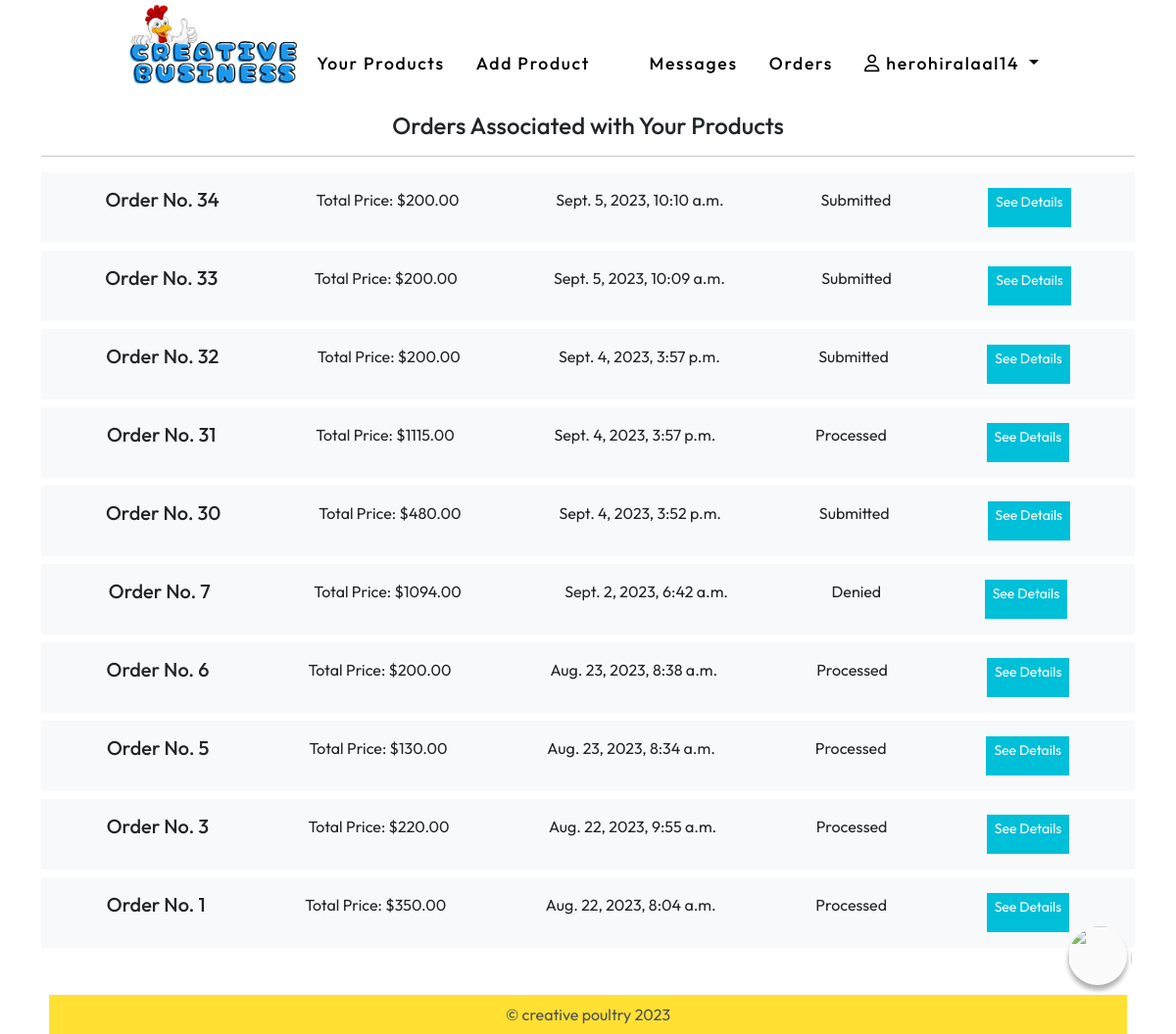
The page /order/business-orders (signed in) on the database its author committed.
### account/models.py (models this page shows, shortened)
class User(AbstractBaseUser, PermissionsMixin):
    email = models.EmailField(unique=True)
    first_name = models.CharField(max_length=30, blank=True)
    last_name = models.CharField(max_length=30, blank=True)
    is_active = models.BooleanField(default=True)
    is_staff = models.BooleanField(default=False)
    document = models.BooleanField(default=False)
    date_joined = models.DateTimeField(default=timezone.now)
    is_business = models.BooleanField(default=False)
    is_customer = models.BooleanField(default=False)
    is_approved = models.BooleanField(default=False)
    USERNAME_FIELD = 'email'
    REQUIRED_FIELDS = []
    objects = CustomUserManager()
    @property
    def username(self):
        return self.email.split('@')[0]

### order/models.py (models this page shows, shortened)
class Order(models.Model):
    ORDER_STATUSES = [('Submitted','Submitted'),
                      ('Processed','Processed'),
                      ('Shipped','Shipped'),
                      ('Denied','Denied'),
                      ('Cancelled','Cancelled'),]
    user = models.ForeignKey(User, on_delete=models.CASCADE)
    created_at = models.DateTimeField(auto_now_add=True)
    total_price = models.DecimalField(max_digits=8, decimal_places=2)
    address = models.CharField(max_length=255)
    phone = models.CharField(max_length=20)
    payment_method = models.CharField(max_length=20, null=True)
    status = models.CharField(max_length = 20, choices=ORDER_STATUSES, default='Submitted')
    shippingcharge = models.IntegerField(default=0, null=True)
    promo_code = models.ForeignKey(PromoCode, null=True, blank=True, on_delete=models.SET_NULL)
    discount = models.DecimalField(max_digits=8, decimal_places=2, null=True)

### order/views.py (the view)
# urls.py: path('business-orders',businessOrders,name='business-orders'),
def businessOrders(request):
    products = Product.objects.filter(creator=request.user).order_by('-id')
    orders = Order.objects.filter(orderitem__product__in=products).distinct().order_by('-id')
    return render(request, 'order/business-orders.html',{'orders':orders})

### product/category_nav.py (called while the page is built)
def navbar(request):
    cartcount =0
    if not request.user.is_anonymous and request.user.is_customer :
        cart = Cart.objects.get(user=request.user)
        cartcount = CartItem.objects.filter(cart=cart).count()
    cats = Category.objects.all()
    return {'categories': cats,'cartcount':cartcount}

### templates/order/business-orders.html (shortened to what this page needs)
{% extends 'base.html' %}
{% block bodyblock %}
<div class="container">
   <h4 class="text-center">Orders Associated with Your Products</h4>
        <hr>
        {% for i in orders%}
        <div class="bg-light p-3 mb-2 d-flex justify-content-around">
            <h5>Order No. {{i.id}} </h5>
            <p>Total Price:  ${{i.total_price}}</p>
            <p>{{i.created_at}}</p>
            <p>{{i.status}}</p>
            <a href="/order/{{i.id}}/details" class="btn btn-sm btn-primary"> See Details</a>
        </div>
        {% empty %}
        <div class="m-5 p-5 text-center">
            <p class="mt-5 pt-5">No any orders yet.</p>
        </div>
        {% endfor %}
    </div>
{% endblock %}

### templates/businessnavbar.html (shortened to what this page needs)
{% load static %}
<nav class="navbar navbar-expand-lg">
    <div class="container-fluid mt-3">
      <a style="margin-top: -40px;" class=" text-decoration-none logo" href="{%url 'business:profile' %}">
        <img height="90" src="{% static 'images/logo2.png'%}" alt="logo">
      </a>
      <div class="collapse navbar-collapse" id="navbarSupportedContent">
        <ul class="navbar-nav me-auto mb-2 mb-lg-0">
          <li class="nav-item me-3">
            <a class="nav-link " href="{%url 'business:profile'%}">Your Products</a>
          </li>
          <li class="nav-item me-3">
            <a class="nav-link " href="{%url 'product:addproduct' %}">Add Product</a>
          </li>
        </ul>
          <ul class="navbar-nav ms-auto mb-2 mb-lg-0">
          <li class="nav-item me-3">
            <a class="nav-link {{homepage}}" aria-current="page" href="{% url 'messaging:view_messages' %}"
              >Messages</a
            >
          </li>
          <li class="nav-item me-3">
            <a class="nav-link {{homepage}}" aria-current="page" href="{% url 'order:business-orders' %}"
              >Orders</a
            >
          </li>
          <li class="nav-item dropdown me-2">
            <a class="nav-link dropdown-toggle" href="#" id="navbarDropdownMenuLink" role="button" data-bs-toggle="dropdown" aria-expanded="false">
              <i class="fa-regular fa-user"></i> {{user.username}}
            </a>
          </li>
          </ul>
      </div>
    </div>
  </nav>

### staticfiles/css/style.css (style rules this page uses)
* { box-sizing: border-box; font-family: "Outfit", sans-serif; scroll-behavior: smooth; }
html, body { height: 90%; }
.btn { border-radius: 0px !important; }
.nav-link { font-size: 1.1rem; font-weight: 500; letter-spacing: 1.7px; color: #000; transition: 0.78s; }
.logo { font-size: 1.5rem; font-weight: 600; letter-spacing: 1.7px; color: #000; transition: 0.78s; }
.btn-primary { background-color: #00bfd8 !important; color: #ffffff !important; border: none; }

### staticfiles/css/bot.css (style rules this page uses)
* { margin: 0; padding: 0; box-sizing: border-box; }

### rows shown on the page
User: username "herohiralaal14"
Order: id "34", total_price "200.00", created_at "Sept. 5, 2023, 10:10 a.m.", status "Submitted"
Order: id "33", total_price "200.00", created_at "Sept. 5, 2023, 10:09 a.m.", status "Submitted"
Order: id "32", total_price "200.00", created_at "Sept. 4, 2023, 3:57 p.m.", status "Submitted"
Order: id "31", total_price "1115.00", created_at "Sept. 4, 2023, 3:57 p.m.", status "Processed"
Order: id "30", total_price "480.00", created_at "Sept. 4, 2023, 3:52 p.m.", status "Submitted"
Order: id "7", total_price "1094.00", created_at "Sept. 2, 2023, 6:42 a.m.", status "Denied"
Order: id "6", total_price "200.00", created_at "Aug. 23, 2023, 8:38 a.m.", status "Processed"
Order: id "5", total_price "130.00", created_at "Aug. 23, 2023, 8:34 a.m.", status "Processed"
Order: id "3", total_price "220.00", created_at "Aug. 22, 2023, 9:55 a.m.", status "Processed"
Order: id "1", total_price "350.00", created_at "Aug. 22, 2023, 8:04 a.m.", status "Processed"
